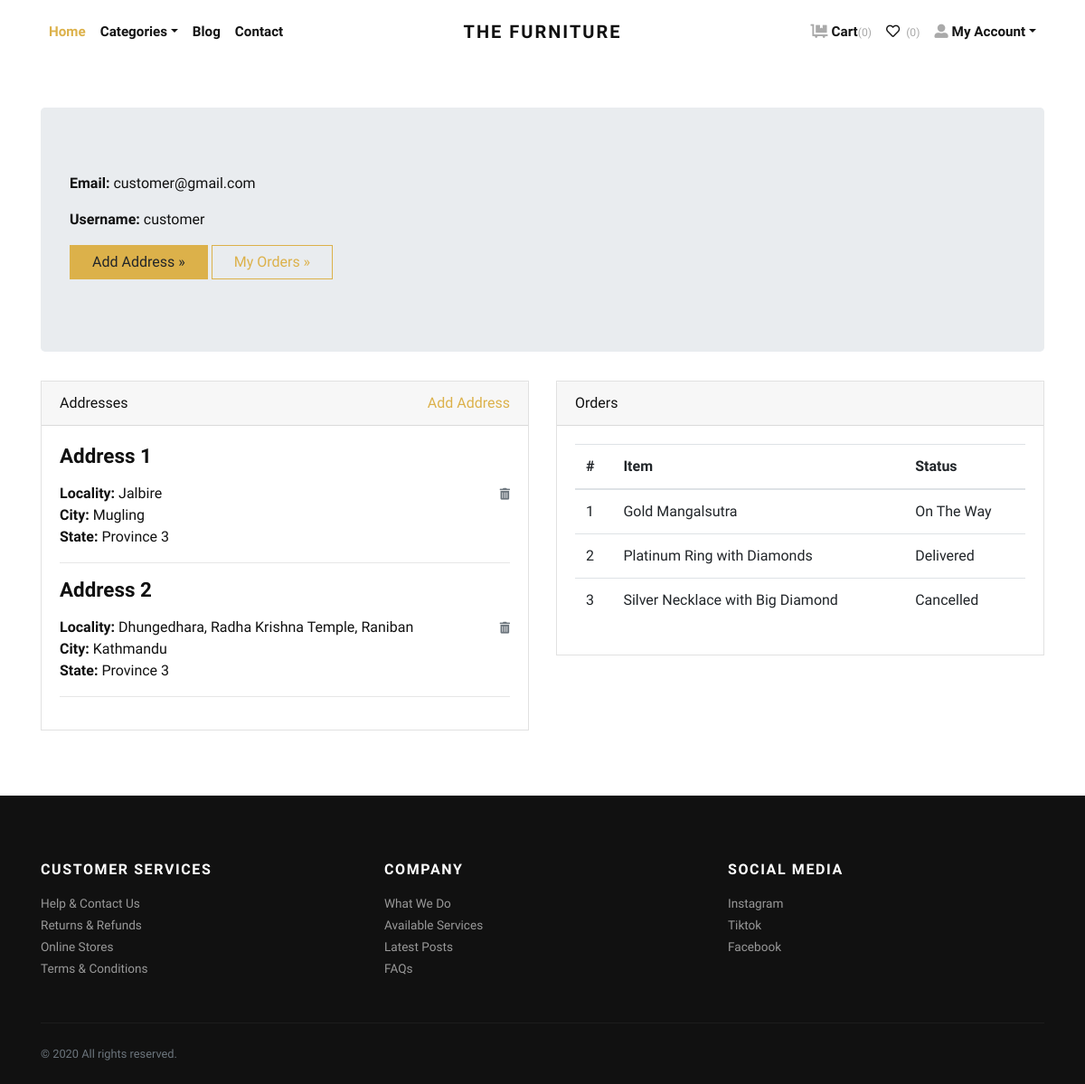
The app's page /accounts/profile/ (signed in), older data.
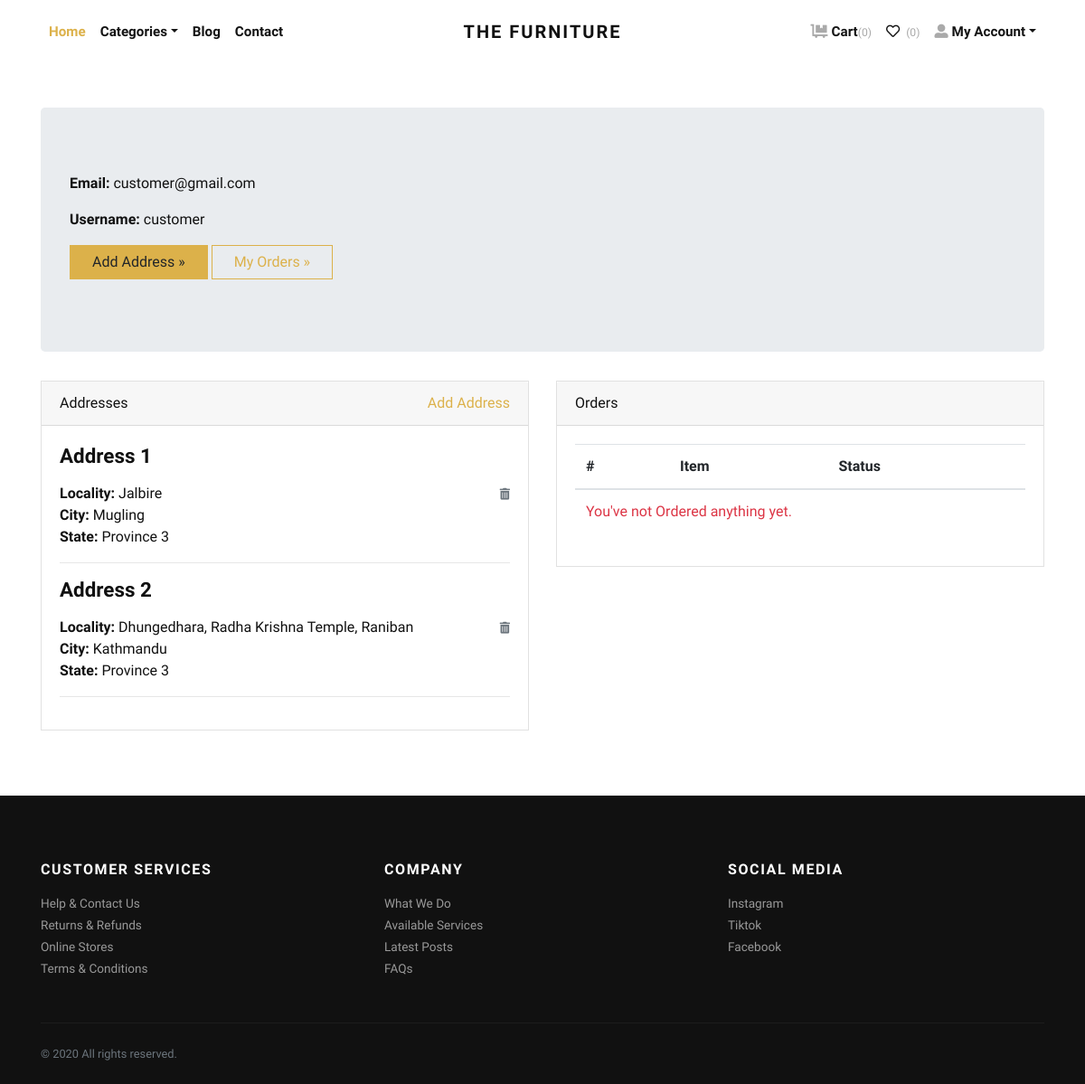
The same page, newer data.
### store/models.py (models this page shows, shortened)
class Address(models.Model):
    user = models.ForeignKey(User, verbose_name="User", on_delete=models.CASCADE)
    locality = models.CharField(max_length=150, verbose_name="Nearest Location")
    city = models.CharField(max_length=150, verbose_name="City")
    state = models.CharField(max_length=150, verbose_name="State")

class Order(models.Model):
    user = models.ForeignKey(User, verbose_name="User", on_delete=models.CASCADE)
    address = models.ForeignKey(Address, verbose_name="Shipping Address", on_delete=models.CASCADE)
    product = models.ForeignKey(Product, verbose_name="Product", on_delete=models.CASCADE)
    quantity = models.PositiveIntegerField(verbose_name="Quantity")
    ordered_date = models.DateTimeField(auto_now_add=True, verbose_name="Ordered Date")
    status = models.CharField(
        choices=STATUS_CHOICES,
        max_length=50,
        default="Pending"
        )

class Product(models.Model):
    title = models.CharField(max_length=150, verbose_name="Product Title")
    slug = models.SlugField(max_length=160, verbose_name="Product Slug")
    sku = models.CharField(max_length=255, unique=True, verbose_name="Unique Product ID (SKU)")
    short_description = models.TextField(verbose_name="Short Description")
    detail_description = models.TextField(blank=True, null=True, verbose_name="Detail Description")
    product_image = models.ImageField(upload_to='product', blank=True, null=True, verbose_name="Product Image")
    price = models.DecimalField(max_digits=8, decimal_places=2)
    category = models.ForeignKey(Category, verbose_name="Product Categoy", on_delete=models.CASCADE)
    is_active = models.BooleanField(verbose_name="Is Active?")
    is_featured = models.BooleanField(verbose_name="Is Featured?")
    created_at = models.DateTimeField(auto_now_add=True, verbose_name="Created Date")
    updated_at = models.DateTimeField(auto_now=True, verbose_name="Updated Date")
    class Meta:
        verbose_name_plural = 'Products'
        ordering = ('-created_at', )

### store/views.py (the view)
# urls.py: path('accounts/profile/', views.profile, name="profile"),
@login_required
def profile(request):
    addresses = Address.objects.filter(user=request.user)
    orders = Order.objects.filter(user=request.user)
    return render(request, 'account/profile.html', {
        'addresses': addresses,
        'orders': orders
    })

### store/context_preprocessors.py (called while the page is built)
def store_menu(request):
    categories = Category.objects.filter(is_active=True)
    context = {
        'categories_menu': categories,
    }
    return context

def cart_menu(request):
    if request.user.is_authenticated:
        cart_items= Cart.objects.filter(user=request.user)
        context = {
            'cart_items': cart_items,
        }
    else:
        context = {}
    return context

### templates/account/profile.html (shortened to what this page needs)
{% extends 'base.html' %}
{% load static %}
    {% block content %}
      <div class="container py-5">
        <div class="jumbotron">
          <p><strong>Email:</strong> {{request.user.email}}</p>
          <p><strong>Username:</strong> {{request.user.username}}</p>
          <p><a class="btn btn-primary btn-large" href="{% url 'store:add-address' %}">Add Address »</a> <a class="btn btn-outline-primary btn-large" href="#">My Orders »</a></p>
        </div>
        <div class="row">
          <div class="col-lg-6">
            <div class="card mb-4" id="headings">
              <div class="card-header">Addresses <span class="float-right"><a href="{% url 'store:add-address' %}">Add Address</a></span></div>
              <div class="card-body">
                {% if addresses %}
                    {% for address in addresses %}
                        <h4 class="mb-3">Address {{forloop.counter}}</h4>
                        <span class="float-right"><a href="{% url 'store:remove-address' address.id %}"><i class="fas fa-trash-alt small text-muted"></i></a></span>
                        <p>
                            <strong>Locality: </strong>{{address.locality}} <br>
                            <strong>City: </strong>{{address.city}} <br>
                            <strong>State: </strong>{{address.state}} <br>
                        </p>
                        <hr>
                    {% endfor %}
                {% else %}
                <div class="text-danger">
                  Address not Added.
                </div>
                {% endif %}
              </div>
            </div>
          </div>
          <div class="col-lg-6">
            <div class="card mb-4" id="tables">
              <div class="card-header">Orders</div>
              <div class="card-body">
                <table class="table table-hover">
                  <thead>
                    <tr>
                      <th>#</th>
                      <th>Item</th>
                      <th>Status</th>
                    </tr>
                  </thead>
                  <tbody>
                    {% if orders %}
                      {% for order in orders %}
                        <tr>
                          <td>{{forloop.counter}}</td>
                          <td>{{order.product.title}}</td>
                          <td>
                            {{order.status}}
                          </td>
                        </tr>
                      {% endfor %}
                    {% else %}
                    <tr>
                      <td class="text-danger" colspan="3">You've not Ordered anything yet.</td>
                    </tr>
                    {% endif %}
                  </tbody>
                </table>
              </div>
            </div>
          </div>
        </div>
      </div>
{% endblock content %}

Row changes from the older to the newer data that the page shows:
removed Order: product "Gold Mangalsutra", status "On The Way"
removed Order: product "Platinum Ring with Diamonds", status "Delivered"
removed Order: product "Silver Necklace with Big Diamond", status "Cancelled"
Text that changed along with them:
text now shown: "You've not Ordered anything yet."
